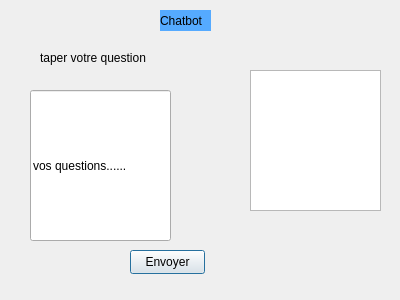
<?xml version="1.0" encoding="UTF-8"?>
<ui version="4.0">
 <class>chatbot</class>
 <widget class="QDialog" name="chatbot">
  <property name="geometry">
   <rect>
    <x>0</x>
    <y>0</y>
    <width>400</width>
    <height>300</height>
   </rect>
  </property>
  <property name="windowTitle">
   <string>chatbot</string>
  </property>
  <widget class="QLabel" name="label">
   <property name="geometry">
    <rect>
     <x>160</x>
     <y>10</y>
     <width>51</width>
     <height>21</height>
    </rect>
   </property>
   <property name="styleSheet">
    <string notr="true">background-color: rgb(85, 170, 255);</string>
   </property>
   <property name="text">
    <string>Chatbot</string>
   </property>
  </widget>
  <widget class="QLineEdit" name="messageInput">
   <property name="geometry">
    <rect>
     <x>30</x>
     <y>90</y>
     <width>141</width>
     <height>151</height>
    </rect>
   </property>
   <property name="styleSheet">
    <string notr="true">alternate-background-color: rgb(145, 145, 145);</string>
   </property>
   <property name="text">
    <string>vos questions......</string>
   </property>
  </widget>
  <widget class="QLabel" name="label_2">
   <property name="geometry">
    <rect>
     <x>40</x>
     <y>50</y>
     <width>111</width>
     <height>16</height>
    </rect>
   </property>
   <property name="text">
    <string>taper votre question</string>
   </property>
  </widget>
  <widget class="QPushButton" name="sendButton">
   <property name="geometry">
    <rect>
     <x>130</x>
     <y>250</y>
     <width>75</width>
     <height>24</height>
    </rect>
   </property>
   <property name="text">
    <string>Envoyer</string>
   </property>
  </widget>
  <widget class="QTextEdit" name="chatBox">
   <property name="geometry">
    <rect>
     <x>250</x>
     <y>70</y>
     <width>131</width>
     <height>141</height>
    </rect>
   </property>
  </widget>
 </widget>
 <resources/>
 <connections/>
</ui>
